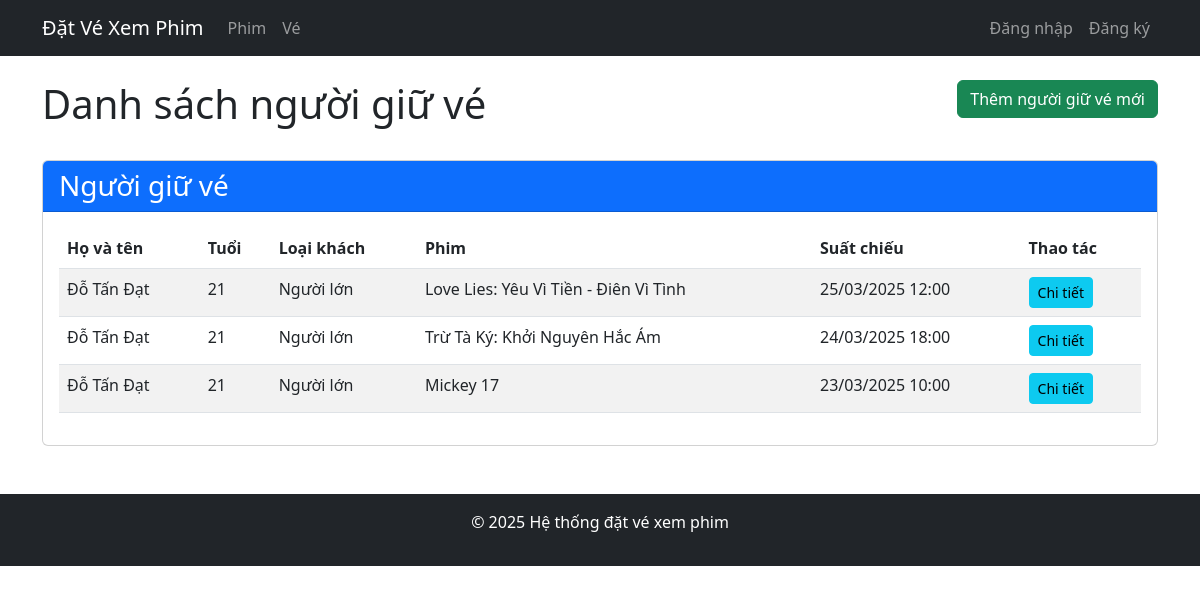
The page /tickets/holders/ on the database its author committed.
### tickets/models.py (models this page shows, shortened)
class TicketHolder(models.Model):
    HOLDER_TYPES = [
        ('ADULT', 'Người lớn'),
        ('CHILD', 'Trẻ em'),
    ]
    name = models.CharField(max_length=200)
    type = models.CharField(max_length=5, choices=HOLDER_TYPES)
    age = models.IntegerField()
    ticket = models.OneToOneField(Ticket, on_delete=models.CASCADE)
    user = models.ForeignKey(settings.AUTH_USER_MODEL, on_delete=models.CASCADE, null=True, blank=True)
    created_at = models.DateTimeField(auto_now_add=True)
    updated_at = models.DateTimeField(auto_now=True)

class Ticket(models.Model):
    TICKET_TYPES = [
        ('ADULT', 'Người lớn'),
        ('CHILD', 'Trẻ em'),
    ]
    price = models.DecimalField(max_digits=10, decimal_places=2)
    type = models.CharField(max_length=5, choices=TICKET_TYPES)
    showtime = models.DateTimeField()
    movie = models.ForeignKey(Movie, on_delete=models.CASCADE)
    seat_type = models.ForeignKey(SeatType, on_delete=models.SET_NULL, null=True, blank=True)
    seat_number = models.CharField(max_length=10, blank=True, null=True)
    created_at = models.DateTimeField(auto_now_add=True)
    updated_at = models.DateTimeField(auto_now=True)

### movies/models.py (models this page shows, shortened)
class Movie(models.Model):
    title = models.CharField(max_length=200)
    producer = models.CharField(max_length=200)
    duration = models.IntegerField()
    director = models.CharField(max_length=200)
    genre = models.CharField(max_length=100)
    description = models.TextField(blank=True, null=True)
    image = models.ImageField(upload_to='movies/', blank=True, null=True)
    created_at = models.DateTimeField(auto_now_add=True)
    updated_at = models.DateTimeField(auto_now=True)

### tickets/views.py (the view)
# urls.py: path('holders/', views.ticket_holder_list, name='ticket_holder_list'),
def ticket_holder_list(request):
    ticket_holders = TicketHolder.objects.all()
    return render(request, 'tickets/ticket_holder_list.html', {'ticket_holders': ticket_holders})

### templates/tickets/ticket_holder_list.html (shortened to what this page needs)
{% extends 'base.html' %}
{% block content %}
<div class="row mb-4">
    <div class="col-md-8">
        <h1>Danh sách người giữ vé</h1>
    </div>
    <div class="col-md-4 text-end">
        <a href="{% url 'ticket_holder_new' %}" class="btn btn-success">Thêm người giữ vé mới</a>
    </div>
</div>
{% if ticket_holders %}
<div class="card">
    <div class="card-header bg-primary text-white">
        <h3 class="mb-0">Người giữ vé</h3>
    </div>
    <div class="card-body">
        <div class="table-responsive">
            <table class="table table-striped table-hover">
                <thead>
                    <tr>
                        <th>Họ và tên</th>
                        <th>Tuổi</th>
                        <th>Loại khách</th>
                        <th>Phim</th>
                        <th>Suất chiếu</th>
                        <th>Thao tác</th>
                    </tr>
                </thead>
                <tbody>
                    {% for ticket_holder in ticket_holders %}
                    <tr>
                        <td>{{ ticket_holder.name }}</td>
                        <td>{{ ticket_holder.age }}</td>
                        <td>{{ ticket_holder.get_type_display }}</td>
                        <td>{{ ticket_holder.ticket.movie.title }}</td>
                        <td>{{ ticket_holder.ticket.showtime|date:"d/m/Y H:i" }}</td>
                        <td>
                            <a href="{% url 'ticket_holder_detail' pk=ticket_holder.pk %}" class="btn btn-info btn-sm">Chi tiết</a>
                        </td>
                    </tr>
                    {% endfor %}
                </tbody>
            </table>
        </div>
    </div>
</div>
{% else %}
<div class="alert alert-info">
    <p>Chưa có thông tin người giữ vé nào. <a href="{% url 'ticket_holder_new' %}">Thêm mới ngay</a>.</p>
</div>
{% endif %}
{% endblock %}

### rows shown on the page
TicketHolder: name "Đỗ Tấn Đạt", age "21", type "Người lớn", ticket.movie "Love Lies: Yêu Vì Tiền - Điên Vì Tình", ticket.showtime "25/03/2025 12:00"
TicketHolder: name "Đỗ Tấn Đạt", age "21", type "Người lớn", ticket.movie "Trừ Tà Ký: Khởi Nguyên Hắc Ám", ticket.showtime "24/03/2025 18:00"
TicketHolder: name "Đỗ Tấn Đạt", age "21", type "Người lớn", ticket.movie "Mickey 17", ticket.showtime "23/03/2025 10:00"
